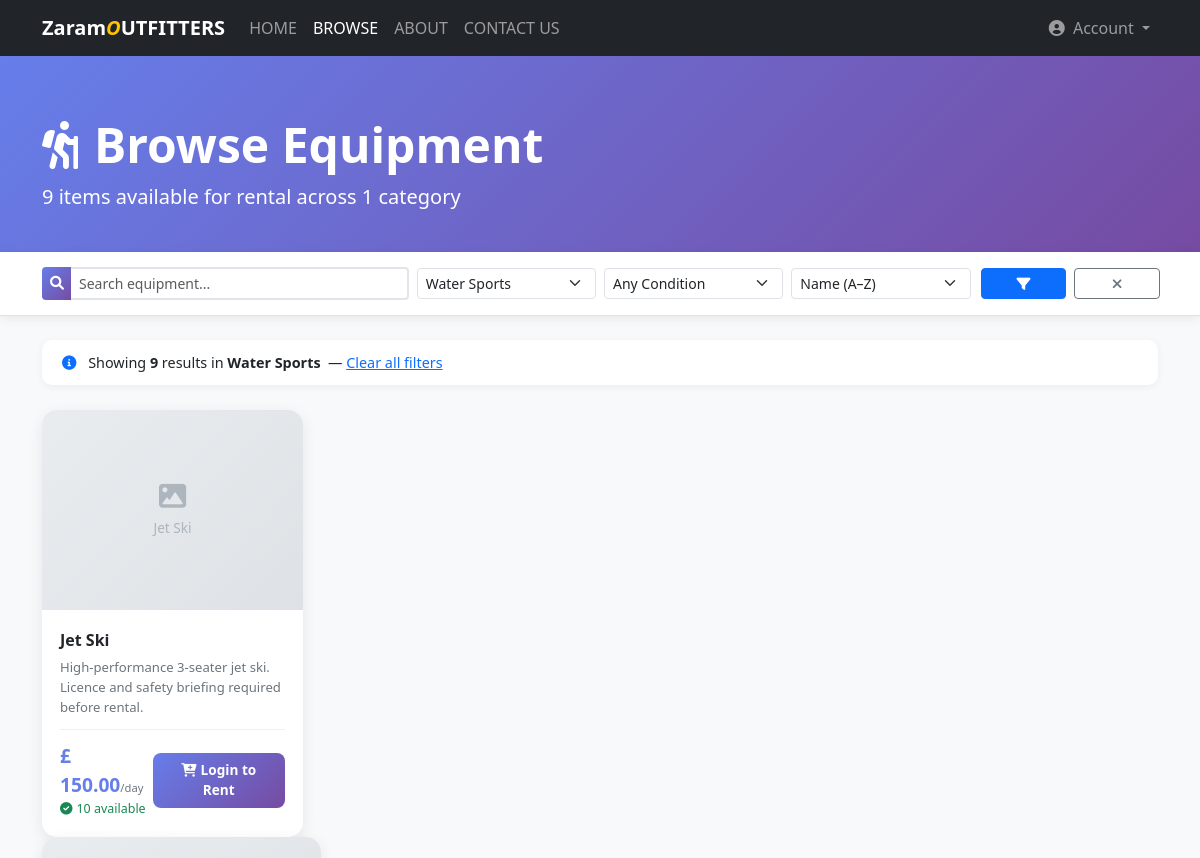
The app's page /browse.php?category=101 (upper part), older data.
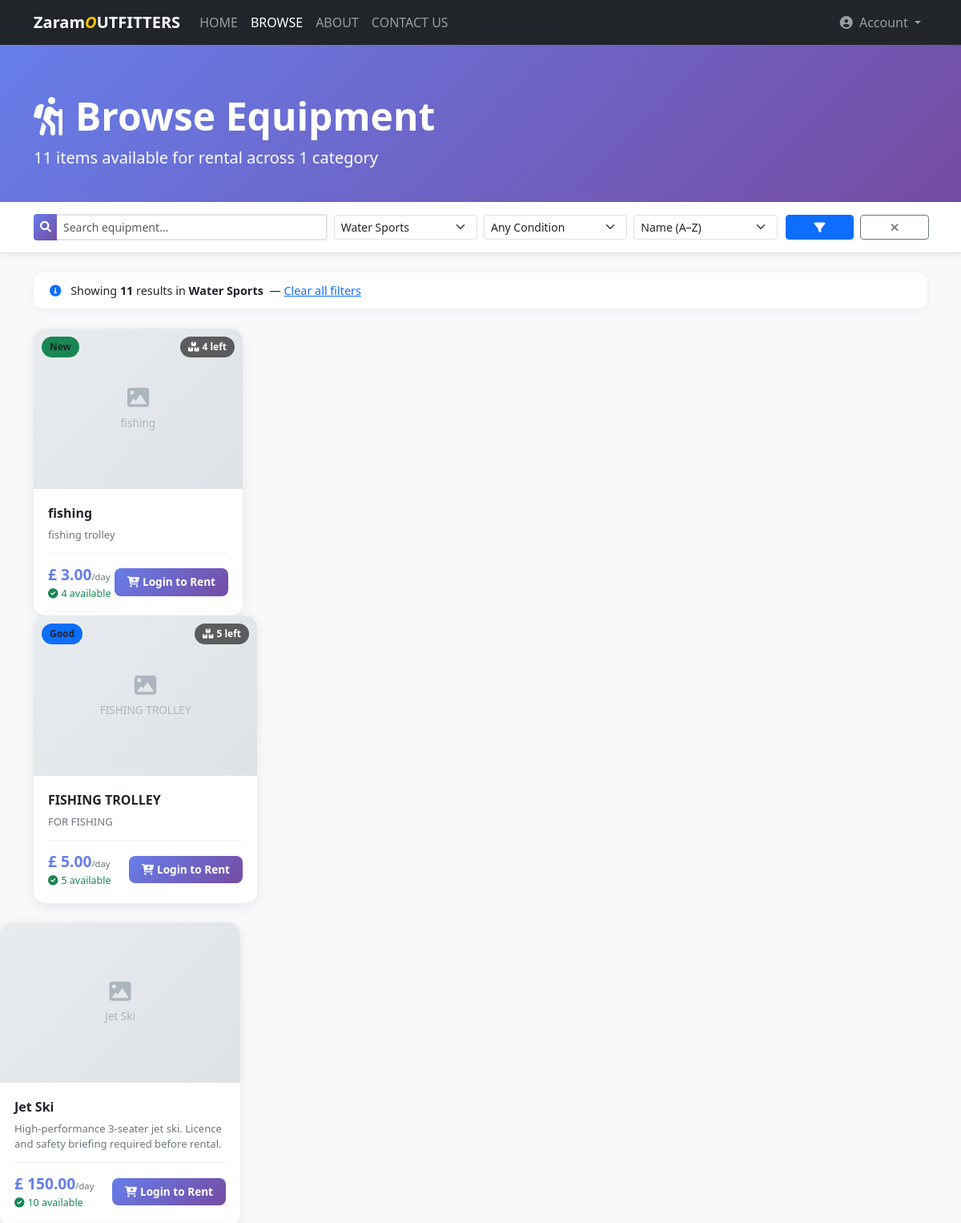
The same page, newer data.
### tables this page shows
CREATE TABLE `equipment_categories` (
  `category_id` int NOT NULL,
  `category_name` varchar(50) NOT NULL
);

CREATE TABLE `equipment` (
  `equipment_id` int NOT NULL,
  `categoryID` int NOT NULL,
  `name` varchar(100) NOT NULL,
  `description` text,
  `daily_rate` decimal(10,2) NOT NULL,
  `total_quantity` int NOT NULL,
  `available_quantity` int NOT NULL,
  `status` enum('available','rented','maintenance') NOT NULL DEFAULT 'available',
  `condition_status` enum('new','good','fair') NOT NULL DEFAULT 'good',
  `image` varchar(255) DEFAULT NULL
);

### browse.php (the view, shortened to what this page needs)
<?php
require_once 'config.php';
$cart_count = count($_SESSION['cart']);
$cart_ids = array_column($_SESSION['cart'], 'equipment_id');
$search    = trim($_GET['search']    ?? '');
$category  = $_GET['category']       ?? '';
$condition = $_GET['condition']      ?? '';
$sort      = $_GET['sort']           ?? 'name';
$sql    = "SELECT e.*, ec.category_name
           FROM equipment e
           JOIN equipment_categories ec ON e.categoryID = ec.category_id
           WHERE e.status = 'available' AND e.available_quantity > 0";
$params = [];
if (!empty($category)) {
    $sql     .= " AND e.categoryID = ?";
    $params[] = $category;
}
$sort = in_array($sort, ['name','price_asc','price_desc','quantity']) ? $sort : 'name';
switch ($sort) {
    default:           $sql .= " ORDER BY ec.category_name, e.name";  break;
}
$stmt = $pdo->prepare($sql);
$stmt->execute($params);
$equipment = $stmt->fetchAll();
$by_category = [];
foreach ($equipment as $item) {
    $by_category[$item['category_name']][] = $item;
}
$categories = $pdo->query("SELECT * FROM equipment_categories ORDER BY category_name")->fetchAll();
$total = count($equipment);
?>
<!DOCTYPE html>
<html lang="en">
<head>
    <link href="https://cdn.jsdelivr.net/npm/bootstrap@5.3.8/dist/css/bootstrap.min.css" rel="stylesheet">
    <link rel="stylesheet" href="https://cdnjs.cloudflare.com/ajax/libs/font-awesome/6.0.0/css/all.min.css">
    <link href="css/style.css" rel="stylesheet">
</head>
<body class="page-browse">
    <nav class="navbar navbar-expand-lg navbar-dark bg-dark">
        <div class="container">
            <a class="navbar-brand fw-bold" href="index.php">
                Zaram<span style="color:#ffc400;font-style:italic;">O</span>UTFITTERS
            </a>
            <div class="collapse navbar-collapse" id="navbarMain">
                <ul class="navbar-nav me-auto">
                    <li class="nav-item"><a class="nav-link" href="index.php">HOME</a></li>
                    <li class="nav-item">
                        <a class="nav-link active" href="browse.php">BROWSE</a>
                    </li>
                    <li class="nav-item"><a class="nav-link" href="about.php">ABOUT</a></li>
                    <li class="nav-item"><a class="nav-link" href="contact.php">CONTACT US</a></li>
                </ul>
                <ul class="navbar-nav ms-auto">
                    <li class="nav-item dropdown">
                        <a class="nav-link dropdown-toggle" href="#" data-bs-toggle="dropdown">
                            <i class="fas fa-user-circle me-1"></i>
                            <?php echo isset($_SESSION['user_name']) ? htmlspecialchars($_SESSION['user_name']) : 'Account'; ?>
                        </a>
                    </li>
                </ul>
            </div>
        </div>
    </nav>
    <div class="browse-hero">
        <div class="container">
            <h1 class="display-5 fw-bold">
                <i class="fas fa-hiking me-3"></i>Browse Equipment
            </h1>
            <p class="lead mb-0">
                <?php echo $total; ?> item<?php echo $total !== 1 ? 's' : ''; ?> available for rental across
                <?php echo count($by_category); ?> categor<?php echo count($by_category) !== 1 ? 'ies' : 'y'; ?>
            </p>
        </div>
    </div>
    <div class="filter-bar">
        <div class="container">
            <form method="GET" class="row g-2 align-items-center">
                <div class="col-md-4 col-sm-6">
                    <div class="input-group input-group-sm">
                        <span class="input-group-text"><i class="fas fa-search"></i></span>
                        <input type="text" class="form-control" name="search"
                               placeholder="Search equipment..."
                               value="<?php echo htmlspecialchars($search); ?>">
                    </div>
                </div>
                <div class="col-md-2 col-sm-6">
                    <select class="form-select form-select-sm" name="category">
                        <?php foreach ($categories as $cat): ?>
                            <option value="<?php echo $cat['category_id']; ?>"
                                <?php echo $category == $cat['category_id'] ? 'selected' : ''; ?>>
                                <?php echo htmlspecialchars($cat['category_name']); ?>
                            </option>
                        <?php endforeach; ?>
                    </select>
                </div>
                <div class="col-md-2 col-sm-4">
                    <select class="form-select form-select-sm" name="condition">
                        <option value="">Any Condition</option>
                    </select>
                </div>
                <div class="col-md-2 col-sm-4">
                    <select class="form-select form-select-sm" name="sort">
                        <option value="name"       <?php echo $sort == 'name'       ? 'selected' : ''; ?>>Name (A–Z)</option>
                    </select>
                </div>
                <div class="col-md-1 col-sm-2">
                    <button type="submit" class="btn btn-primary btn-sm w-100">
                        <i class="fas fa-filter"></i>
                    </button>
                </div>
                <?php if ($search || $category || $condition || $sort !== 'name'): ?>
                <div class="col-md-1 col-sm-2">
                    <a href="browse.php" class="btn btn-outline-secondary btn-sm w-100" title="Clear filters">
                        <i class="fas fa-times"></i>
                    </a>
                </div>
                <?php endif; ?>
            </form>
        </div>
    </div>
    <div class="container py-4">
        <?php if ($search || $category || $condition): ?>
        <div class="results-summary">
            <i class="fas fa-info-circle text-primary me-2"></i>
            Showing <strong><?php echo $total; ?></strong> result<?php echo $total !== 1 ? 's' : ''; ?>
            <?php if ($category): ?>
                in <strong><?php
                    foreach ($categories as $c) {
                        if ($c['category_id'] == $category) echo htmlspecialchars($c['category_name']);
                    }
                ?></strong>
            <?php endif; ?>
            &nbsp;—&nbsp;<a href="browse.php">Clear all filters</a>
        </div>
        <?php endif; ?>
        <?php if (empty($equipment)): ?>
            <div class="no-results">
                <i class="fas fa-search fa-4x mb-3 text-muted"></i>
                <h3>No equipment found</h3>
                <p>Try adjusting your search or filters.</p>
                <a href="browse.php" class="btn btn-primary">View All Equipment</a>
            </div>
        <?php elseif (!empty($search) || !empty($category) || !empty($condition)): ?>
            <div class="row g-4">
                <?php foreach ($equipment as $item): ?>
                <?php
                $cond      = $item['condition_status'] ?? 'good';
                $condLabel = ['new' => 'New', 'good' => 'Good', 'fair' => 'Fair'];
                $condClass = ['new' => 'bg-success', 'good' => 'bg-primary', 'fair' => 'bg-warning text-dark'];
                $qty       = (int)$item['available_quantity'];
                $qtyClass  = $qty <= 2 ? 'qty-low' : 'qty-ok';
                $imgSrc    = htmlspecialchars($item['image'] ?? '');
                ?>
                <div class="col-xl-3 col-lg-4 col-md-6">
                    <div class="equipment-card card">
                        <div class="equipment-img-wrapper">
                            <?php if (!empty($imgSrc)): ?>
                                <img src="<?php echo $imgSrc; ?>"
                                alt="<?php echo htmlspecialchars($item['name']); ?>"
                                onerror="this.parentElement.innerHTML='<div class=\'img-placeholder\'><i class=\'fas fa-image fa-2x mb-2\'></i><span><?php echo htmlspecialchars(addslashes($item['name'])); ?></span></div>'">
                                <?php else: ?>
                                    <div class="img-placeholder">
                                        <i class="fas fa-image fa-2x mb-2"></i>
                                        <span><?php echo htmlspecialchars($item['name']); ?></span>
                                    </div>
                            <?php endif; ?>
                            <span class="condition-badge <?php echo $condClass[$cond] ?? 'bg-secondary'; ?>">
                                <?php echo $condLabel[$cond] ?? ucfirst($cond); ?>
                            </span>
                            <span class="availability-badge">
                                <i class="fas fa-boxes me-1"></i><?php echo $qty; ?> left
                            </span>
                        </div>
                        <div class="card-body-custom">
                            <div class="card-title-custom"><?php echo htmlspecialchars($item['name']); ?></div>
                            <div class="card-desc"><?php echo htmlspecialchars($item['description'] ?? ''); ?></div>
                            <div class="card-footer-custom">
                                <div>
                                    <div class="price-tag">£
                                        <?php echo number_format($item['daily_rate'], 2); ?><small>/day</small>
                                    </div>
                                    <div class="<?php echo $qtyClass; ?>" style="font-size:0.78rem;">
                                        <?php if ($qty <= 2): ?>
                                            <i class="fas fa-exclamation-triangle me-1"></i>Only <?php echo $qty; ?> left!
                                            <?php else: ?>
                                                <i class="fas fa-check-circle me-1"></i><?php echo $qty; ?> available
                                            <?php endif; ?>
                                    </div>
                                </div>
                                <?php
                                $in_cart = in_array($item['equipment_id'], $cart_ids);
                                if (isset($_SESSION['role']) && $_SESSION['role'] === 'admin'): ?>
                                    <span class="badge bg-secondary">Admin View</span>
                                <?php elseif ($in_cart): ?>
                                    <span class="btn-in-cart"><i class="fas fa-check me-1"></i>In Cart</span>
                                <?php elseif ($cart_count >= 3): ?>
                                    <span class="btn-cart-full" title="Cart full"><i class="fas fa-ban me-1"></i>Cart Full</span>
                                <?php else: ?>
                                    <form method="POST" action="cart.php" class="d-inline">
                                        <button type="submit" class="btn-rent-now">
                                            <i class="fas fa-cart-plus me-1"></i><?php echo isset($_SESSION['user_id']) ? 'Add to Cart' : 'Login to Rent'; ?>
                                        </button>
                                    </form>
                                <?php endif; ?>
                            </div>
                        </div>
                    </div>
                </div>
            </div>
        <?php endforeach; ?>
        <?php endif; ?>
</body>
</html>

### style.css (style rules this page uses)
body { background: linear-gradient(135deg, #667eea 0%, #764ba2 100%); min-height: 100vh; }
.card { border: none; border-radius: 15px; box-shadow: 0 10px 40px rgba(0,0,0,0.1); }
.input-group-text { background: linear-gradient(135deg, #667eea 0%, #764ba2 100%); color: white; border: none; padding: 12px 15px; }
.form-control { border: 2px solid #e1e5e9; border-left: none; padding: 12px 15px; font-size: 1rem; transition: all 0.3s; }
.btn-sm { margin: 0 2px; }
.page-browse { background: #f8f9fa; }
.browse-hero { background: linear-gradient(135deg, #667eea 0%, #764ba2 100%); color: white; padding: 60px 0 40px; margin-bottom: 0; }
.filter-bar { background: white; border-bottom: 1px solid #dee2e6; padding: 15px 0; position: sticky; top: 0; z-index: 100; box-shadow: 0 2px 10px rgba(0,0,0,0.08); }
.page-browse .equipment-card { border: none; border-radius: 15px; overflow: hidden; box-shadow: 0 4px 15px rgba(0,0,0,0.08); transition: transform 0.3s, box-shadow 0.3s; height: 100%; display: flex; flex-direction: column; }
.page-browse .equipment-img-wrapper { position: relative; height: 200px; overflow: hidden; background: #e9ecef; }
.img-placeholder { width: 100%; height: 100%; display: flex; flex-direction: column; align-items: center; justify-content: center; background: linear-gradient(135deg, #e9ecef, #dee2e6); color: #adb5bd; font-size: 0.85rem; }
.condition-badge { position: absolute; top: 10px; left: 10px; font-size: 0.75rem; font-weight: 600; padding: 4px 10px; border-radius: 20px; }
.availability-badge { position: absolute; top: 10px; right: 10px; font-size: 0.75rem; font-weight: 600; padding: 4px 10px; border-radius: 20px; background: rgba(0,0,0,0.6); color: white; }
.card-body-custom { padding: 18px; flex: 1; display: flex; flex-direction: column; }
.card-title-custom { font-size: 1rem; font-weight: 700; margin-bottom: 6px; color: #212529; }
.card-desc { font-size: 0.82rem; color: #6c757d; flex: 1; margin-bottom: 12px; display: -webkit-box; line-clamp: 2; -webkit-box-orient: vertical; overflow: hidden; }
.card-footer-custom { display: flex; justify-content: space-between; align-items: center; padding-top: 12px; border-top: 1px solid #f0f0f0; margin-top: auto; }
.price-tag { font-size: 1.2rem; font-weight: 800; color: #667eea; }
.price-tag small { font-size: 0.7rem; font-weight: 400; color: #6c757d; }
.btn-rent-now { background: linear-gradient(135deg, #667eea 0%, #764ba2 100%); color: white; border: none; padding: 7px 16px; border-radius: 8px; font-size: 0.85rem; font-weight: 600; text-decoration: none; transition: transform 0.2s, box-shadow 0.2s; display: inline-block; }
.results-summary { background: white; border-radius: 10px; padding: 12px 20px; margin-bottom: 25px; box-shadow: 0 2px 8px rgba(0,0,0,0.05); font-size: 0.9rem; }
.qty-ok { color: #198754; }

Row changes from the older to the newer data that the page shows:
added equipment: name "fishing", condition_status "New", available_quantity "4", description "fishing trolley", daily_rate "3.00", shows "Login to Rent"
added equipment: name "FISHING TROLLEY", condition_status "Good", available_quantity "5", description "FOR FISHING", daily_rate "5.00", shows "Login to Rent"
Text that changed along with them:
$total: "9" → "11"
